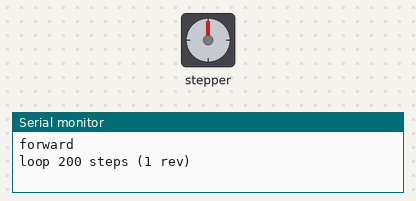
Recording of a sketch running on a simulated Arduino Uno, built with avr-gcc and run on an emulated ATmega328P. Parts: stepper motor, the last lines printed to the serial monitor. Wiring (inferred from the names in the program): stepper motor driver (200 steps per turn assumed): step pin 5; direction pin 4; enable pin 6.

Above: at 0.05 s.
At 0.75 s:
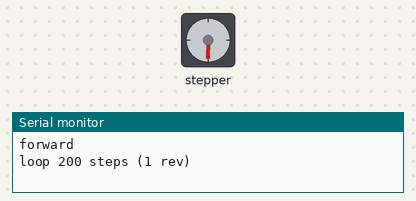
At 1.45 s:
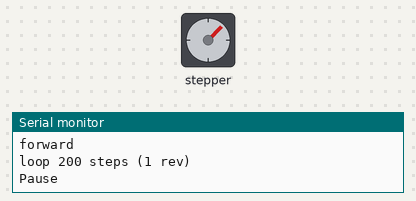
At 2.65 s:
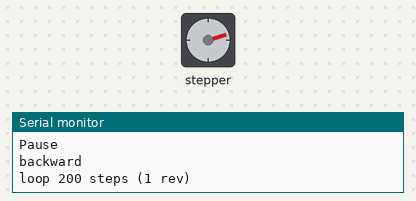
Timing chart, 0 to 6.7 s (numbered marks = the images above):
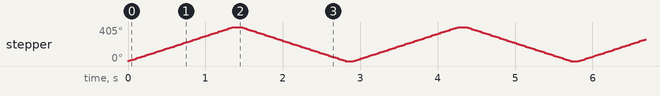

Measured:
- by itself, stepper: turns 405° clockwise in 1.4 s, then 405° counter-clockwise in 1.3 s, repeating every 2.9 s

The sketch:

RachelsMotorDrivers.ino
```cpp
int x;
int i = 1;

void setup() {
  // put your setup code here, to run once:
  Serial.begin(9600);
  pinMode(6,OUTPUT); // enable
  pinMode(5,OUTPUT); // step
  pinMode(4,OUTPUT); // direction
  digitalWrite(6,LOW); // set to enable the motor
}

void loop() {
  // put your main code here, to run repeatedly:
  digitalWrite(6,LOW); // Set enable low

  if(i == 1){
    digitalWrite(4,HIGH);// Set Dir High
    i=-1;
    Serial.println("forward");
  }else{
    digitalWrite(4,LOW);//
    i=1;
    Serial.println("backward");
  }

  Serial.println("loop 200 steps (1 rev)");
  for(x =0; x<225; x++){
    digitalWrite(5,HIGH);
    delay(3);
    digitalWrite(5,LOW);
    delay(3);
  }
  Serial.println("Pause");
  delay(100);

}
```
